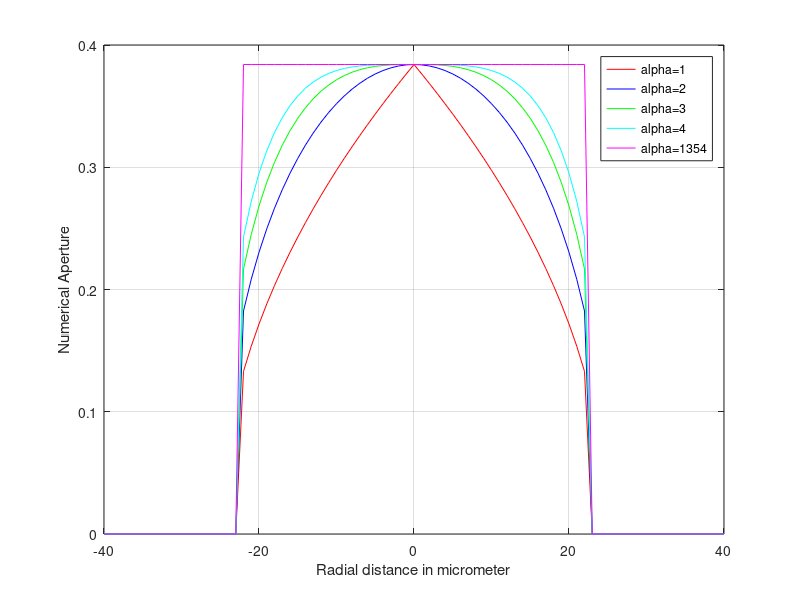

MATLAB code for this plot:
clc;
clear;
alpha1=1;
alpha2=2;
alpha3=3;
alpha4=4;
alpha5=1354;

NA1=[];NA2=[];NA3=[];NA4=[];NA5=[];
NA6=[];NA7=[];NA8=[];NA9=[];NA10=[];

n1=1.5;
n2=1.45
a=25;
delta=((n1)^2-(n2)^2)/(2*(n1)^2);

nr1=[];nr2=[];nr3=[];nr4=[];nr5=[];
nr6=[];nr7=[];nr8=[];nr9=[];nr10=[];

NA11=[];NA22=[];NA33=[];NA44=[];NA55=[];

for r=1:40
    if r<(a-1)
        
        nr1(r)=n1*(1-2*delta*((r/a)^alpha1))^0.5;
        nr3(r)=n1*(1-2*delta*((r/a)^alpha2))^0.5;
        nr5(r)=n1*(1-2*delta*((r/a)^alpha3))^0.5;
        nr7(r)=n1*(1-2*delta*((r/a)^alpha4))^0.5;
        nr9(r)=n1*(1-2*delta*((r/a)^alpha5))^0.5;
    else
        nr1(r)=n1*(1-2*delta)^0.5;
        nr3(r)=n1*(1-2*delta)^0.5;
        nr5(r)=n1*(1-2*delta)^0.5;
        nr7(r)=n1*(1-2*delta)^0.5;
        nr9(r)=n1*(1-2*delta)^0.5;
    end
end
nr1=[1.5 nr1]; nr3=[1.5 nr3]; nr5=[1.5 nr5]; nr7=[1.5 nr7]; nr9=[1.5 nr9];

for r=1:41
    if r<(a-1)
        NA1(r) =((nr1(r))^2-n2^2)^0.5;
        NA3(r) =((nr3(r))^2-n2^2)^0.5;
        NA5(r) =((nr5(r))^2-n2^2)^0.5;
        NA7(r) =((nr7(r))^2-n2^2)^0.5;
        NA9(r) =((nr9(r))^2-n2^2)^0.5;
    else
        NA1(r)=0;
        NA3(r)=0;
        NA5(r)=0;
        NA7(r)=0;
        NA9(r)=0;
    end
end

NA2=NA1(end:-1:2);
NA4=NA3(end:-1:2);
NA6=NA5(end:-1:2);
NA8=NA7(end:-1:2);
NA10=NA9(end:-1:2);

NA11=[NA2 NA1];
NA22=[NA4 NA3];
NA33=[NA6 NA5];
NA44=[NA8 NA7];
NA55=[NA10 NA9];

radius=-40:1:40;
%radius=1:1:250;
plot(radius,NA11,'r');
hold on;
plot(radius,NA22,'b');
hold on;
plot(radius,NA33,'g');
hold on;
plot(radius,NA44,'c');
hold on;
plot(radius,NA55,'m');
xlabel('Radial distance in micrometer');
ylabel('Numerical Aperture');

legend('alpha=1','alpha=2','alpha=3','alpha=4','alpha=1354');
grid on;
